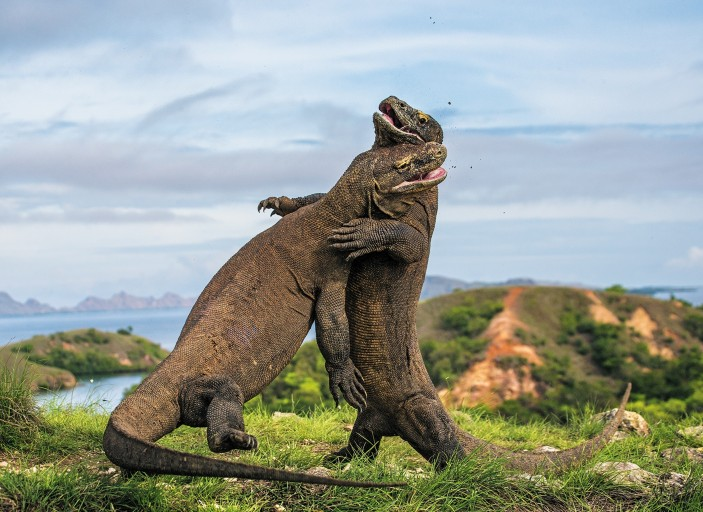
#> input picture Test_1.jpg, 703 x 512 px, found by its file name
$ jupyter execute edge_detection.ipynb   (older library calls are emulated)
#> lines starting #> are read from the running program, lines starting #| are printed output that depends on the picture; after the words box and inside, x2 and y2 are one past the last pixel; in counts of white or black regions, pixels touching at a corner belong together
**Apply Edge Detection Operations**

To implement and analyze edge detection techniques using Sobel, Prewitt, and Canny operators on a real image using Python.

[cell 1]
import cv2
import numpy as np
import matplotlib.pyplot as plt

[cell 2]
image = cv2.imread('/content/Test_1.jpg')
#> image is the input picture: shape (512, 703, 3); mean B, G, R 148.4, 156.7, 150

# Convert to grayscale
gray = cv2.cvtColor(image, cv2.COLOR_BGR2GRAY)
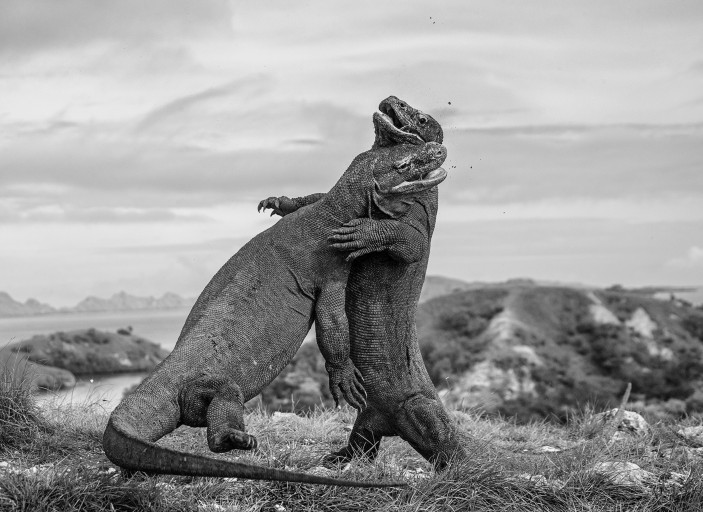
#> gray: shape (512, 703); min 0, max 249, mean 153.8

**1. Sobel Edge Detection**

[cell 3]
sobel_x = cv2.Sobel(gray, cv2.CV_64F, 1, 0, ksize=3)
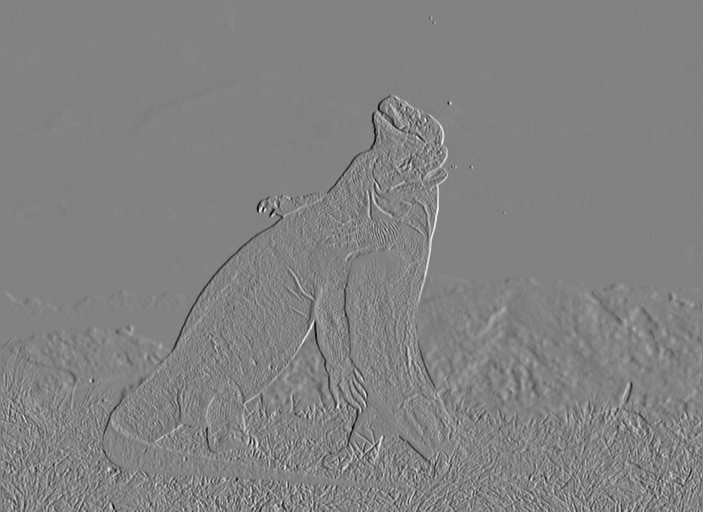
#> sobel_x: shape (512, 703) float64; min -692, max 661, mean -0.1; drawn with min black and max white
sobel_y = cv2.Sobel(gray, cv2.CV_64F, 0, 1, ksize=3)
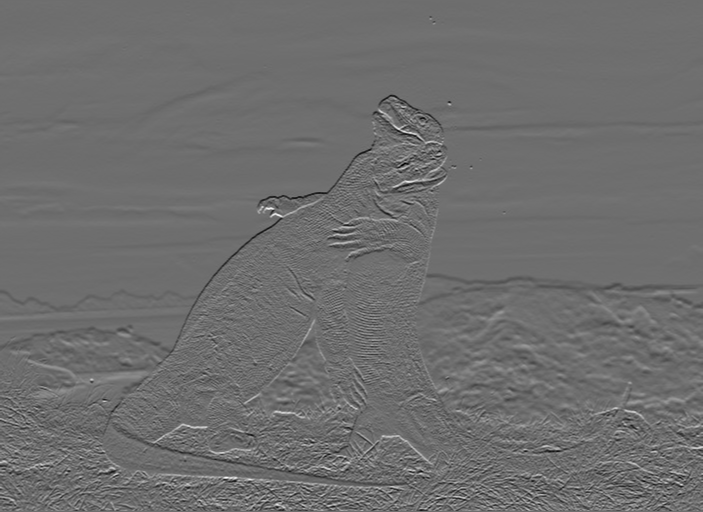
#> sobel_y: shape (512, 703) float64; min -671, max 877, mean -1.8; drawn with min black and max white

# Magnitude
sobel = cv2.magnitude(sobel_x, sobel_y)
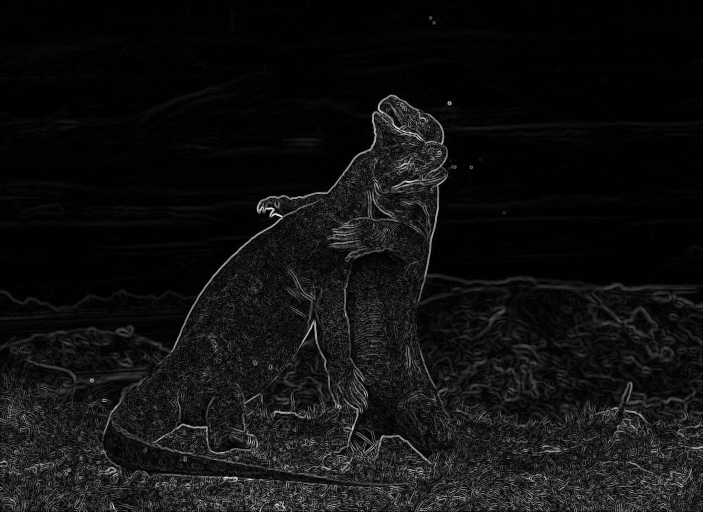
#> sobel: shape (512, 703) float64; min 0, max 877, mean 58.1; drawn with min black and max white
sobel = np.uint8(sobel)
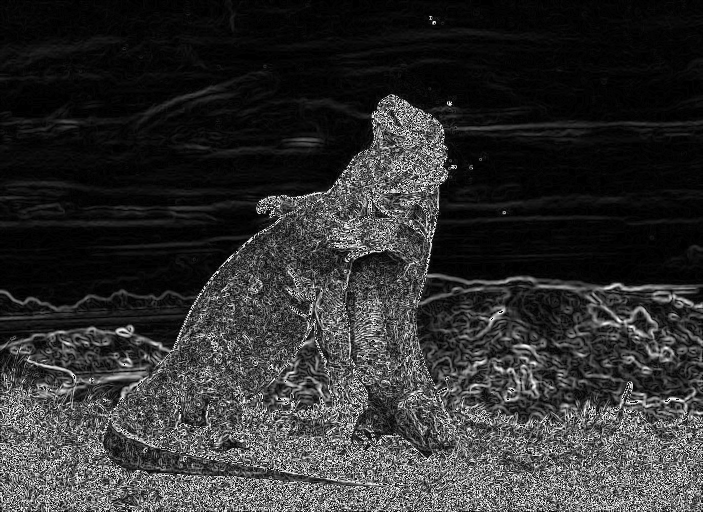
#> sobel: shape (512, 703); min 0, max 255, mean 48.2

**2. Prewitt Edge Detection**

[cell 4]
# Define Prewitt kernels
kernelx = np.array([[1, 0, -1],
                    [1, 0, -1],
                    [1, 0, -1]])

kernely = np.array([[1, 1, 1],
                    [0, 0, 0],
                    [-1, -1, -1]])

# Apply filters
prewitt_x = cv2.filter2D(gray, -1, kernelx)
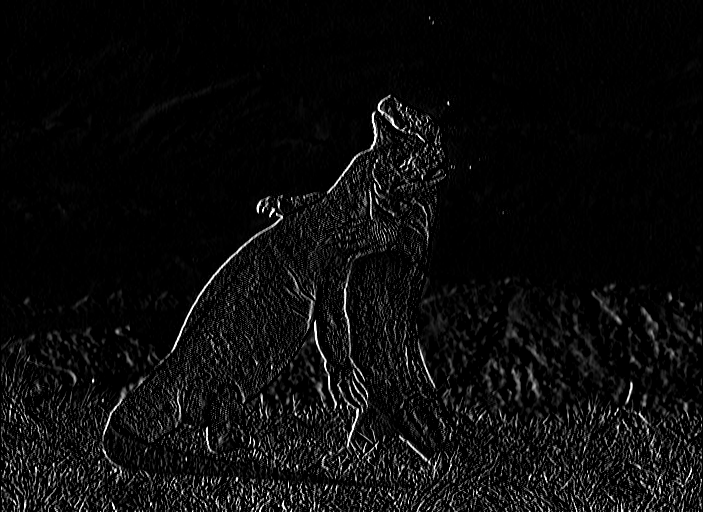
#> prewitt_x: shape (512, 703); min 0, max 255, mean 11.9
prewitt_y = cv2.filter2D(gray, -1, kernely)
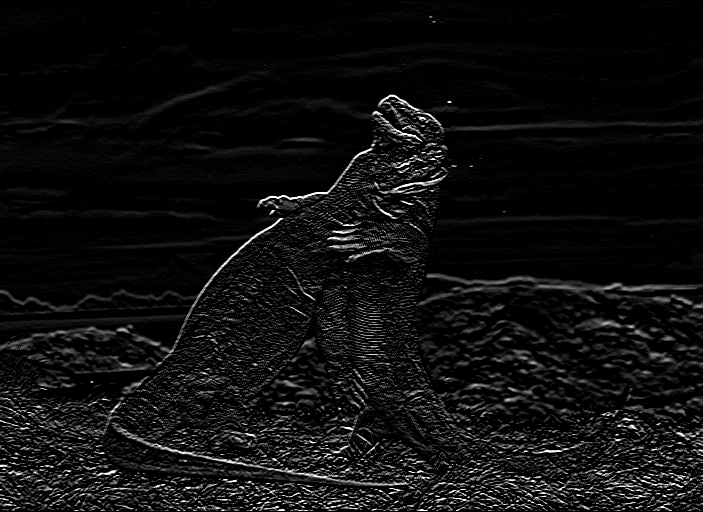
#> prewitt_y: shape (512, 703); min 0, max 255, mean 15.1

# Magnitude
prewitt = cv2.magnitude(np.float32(prewitt_x), np.float32(prewitt_y))
prewitt = np.uint8(prewitt)
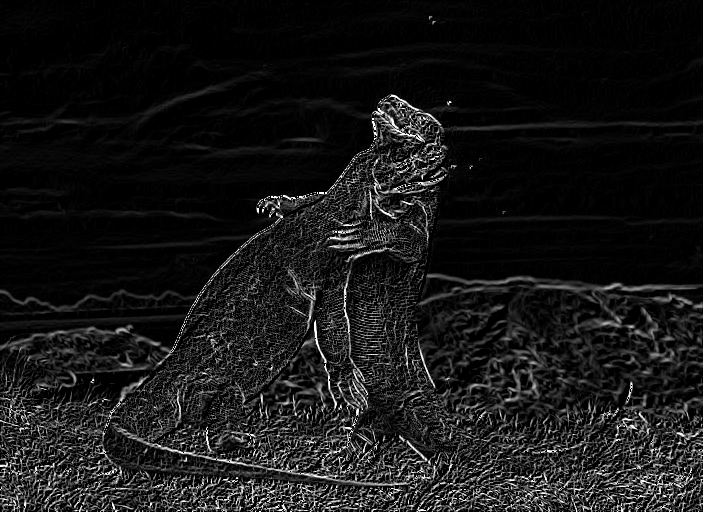
#> prewitt: shape (512, 703); min 0, max 255, mean 23.4

**3. Canny Edge Detection**

[cell 5]
canny = cv2.Canny(gray, threshold1=100, threshold2=200)
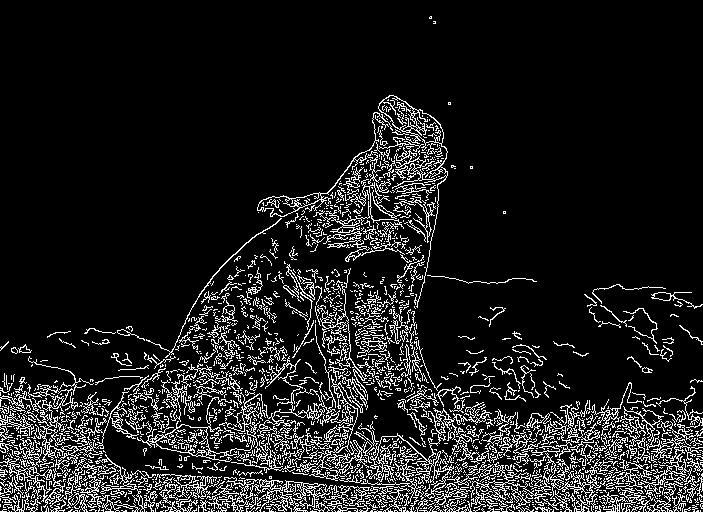
#> canny: shape (512, 703); 11.3% white in thin lines or dots

[cell 6]
plt.figure(figsize=(10, 8))

plt.subplot(2,2,1)
plt.title('Original Image')
plt.imshow(cv2.cvtColor(image, cv2.COLOR_BGR2RGB))
plt.axis('off')

plt.subplot(2,2,2)
plt.title('Sobel Edge Detection')
plt.imshow(sobel, cmap='gray')
plt.axis('off')

plt.subplot(2,2,3)
plt.title('Prewitt Edge Detection')
plt.imshow(prewitt, cmap='gray')
plt.axis('off')

plt.subplot(2,2,4)
plt.title('Canny Edge Detection')
plt.imshow(canny, cmap='gray')
plt.axis('off')

plt.show()
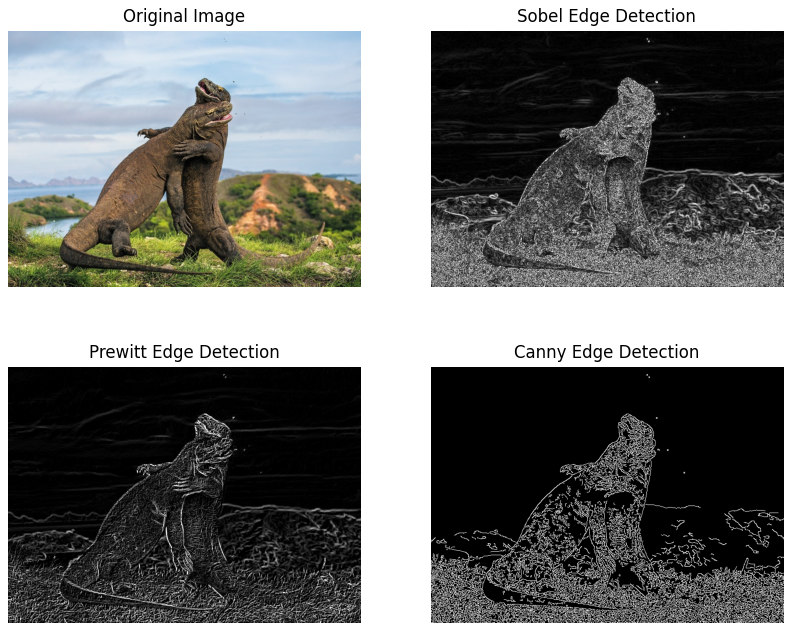
#> figure drawn by matplotlib, 4 panels

$ run again, with Test_2.jpg copied over Test_1.jpg
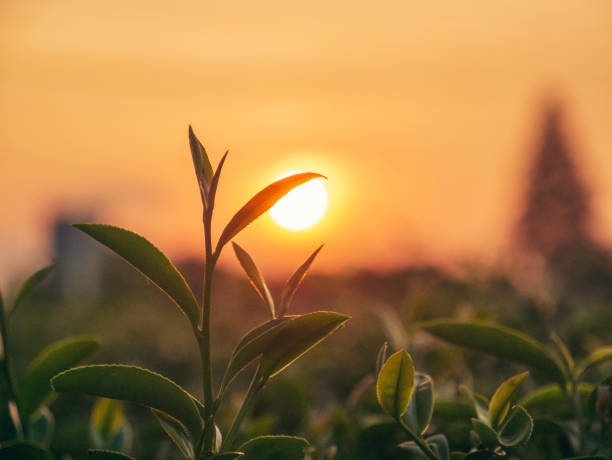
#> input picture Test_2.jpg, 612 x 460 px, found by its file name
#> image is the input picture: shape (460, 612, 3); mean B, G, R 69.8, 122.2, 163.3
#> `canny = cv2.Canny(gray, threshold1=100, threshold2=200)`:
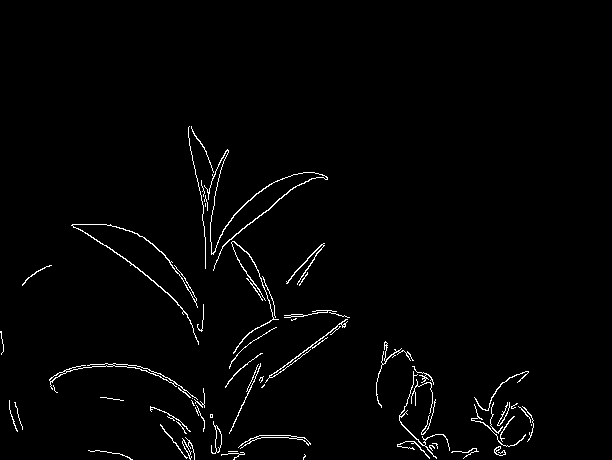
#> canny: shape (460, 612); 1.7% white in thin lines or dots, all inside (x1, y1, x2, y2) = (0, 126, 534, 460)
#> `plt.show()`:
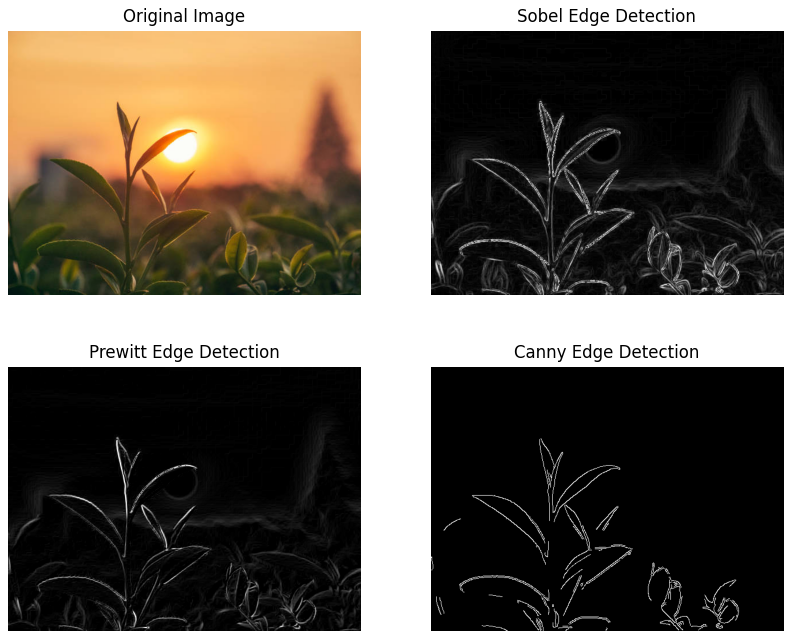
#> figure drawn by matplotlib, 4 panels
